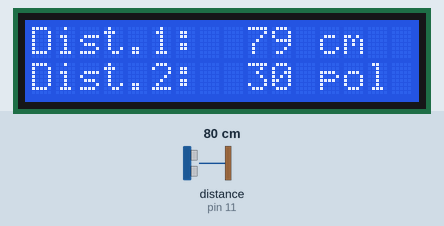
Simulated run of this sketch. Board: Arduino Uno, built with avr-gcc and run on an emulated ATmega328P. Shown: 16×2 character LCD. Wiring (inferred from the names in the program): ultrasonic range finder: trigger pin 12; echo pin 11. Inputs (shaded band) come from the test bench; at power-on: distance to the obstacle (sensor on pin 11) 80 cm. The echo pulse lasts 58.3 µs per cm.

Above: at 3.2 s.
3.3 s: distance to the obstacle (sensor on pin 11) set to 2 cm
At 4.6 s:
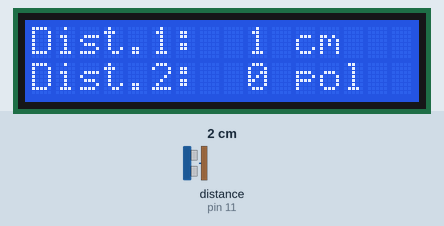
6.3 s: distance to the obstacle (sensor on pin 11) set to 250 cm
At 7.5 s:
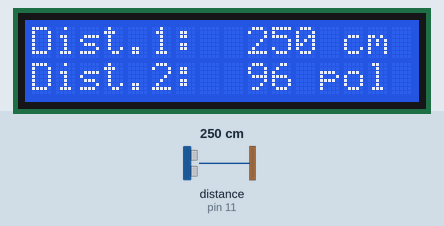
9.3 s: distance to the obstacle (sensor on pin 11) set to 4 cm
At 10.3 s:
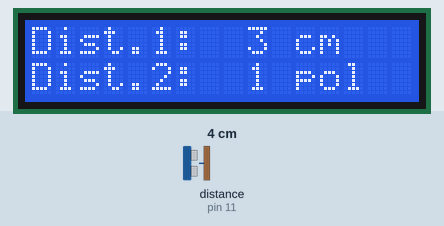
11.1 s: distance to the obstacle (sensor on pin 11) set to 120 cm
At 12.3 s:
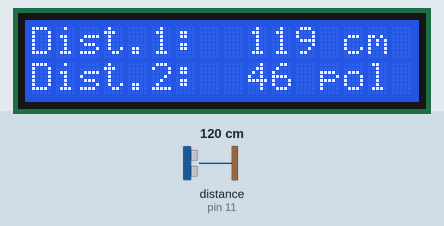
14.1 s: distance to the obstacle (sensor on pin 11) set to 250 cm
At 15.3 s:
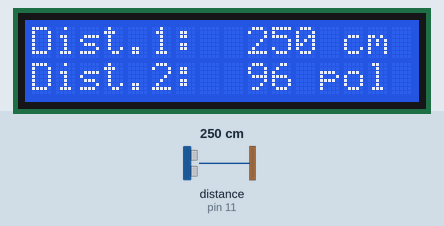
Timing chart, 0 to 17.1 s (numbered marks = the images above; inputs shaded):
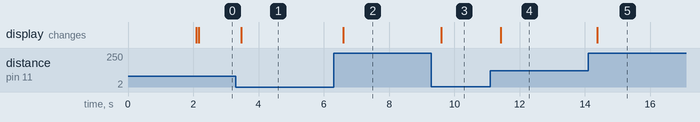

The sketch:

Sensor_Ultrassonico_com_LCD_I2C.ino
```cpp
#include <Wire.h>
#include <LiquidCrystal_I2C.h>

LiquidCrystal_I2C lcd(0x3F, 16, 2);

#define TRIGGER_PIN  12
#define ECHO_PIN     11

long distancePol;

void setup()
{

  pinMode(TRIGGER_PIN, OUTPUT);
  pinMode(ECHO_PIN, INPUT);
  lcd.init();
  lcd.backlight();
  lcd.clear();
  lcd.setCursor(2,0);
  lcd.print("Iniciando...");
  delay(2000);
  lcd.clear();
  lcd.setCursor(0,0);
  lcd.print("Dist.1:");
  lcd.setCursor(0,1);
  lcd.print("Dist.2:");
}

void loop()
{
  long duration, distance;
  digitalWrite(TRIGGER_PIN, LOW);
  delayMicroseconds(2);
  digitalWrite(TRIGGER_PIN, HIGH);
  delayMicroseconds(10);
  digitalWrite(TRIGGER_PIN, LOW);
  duration = pulseIn(ECHO_PIN, HIGH);
  distance = (duration/2) / 29.1;
  distancePol = duration*0.0133/2;
  lcd.setCursor(9,0);
  lcd.print("                         ");
  lcd.setCursor(9,0);
  lcd.print(                distance);
  lcd.print(" cm");
  lcd.setCursor(9,1);
  lcd.print("                         ");
  lcd.setCursor(9,1);
  lcd.print(distancePol);
  lcd.print(" pol");
  delay(200);
}
```

Measured:
- after the input at 3.3 s, the display: changes after 0.18 s (image 1)
- after the input at 6.3 s, the display: changes after 0.29 s (image 2)
- after the input at 9.3 s, the display: changes after 0.31 s (image 3)
- after the input at 11.1 s, the display: changes after 0.32 s (image 4)
- after the input at 14.1 s, the display: changes after 0.28 s (image 5)
